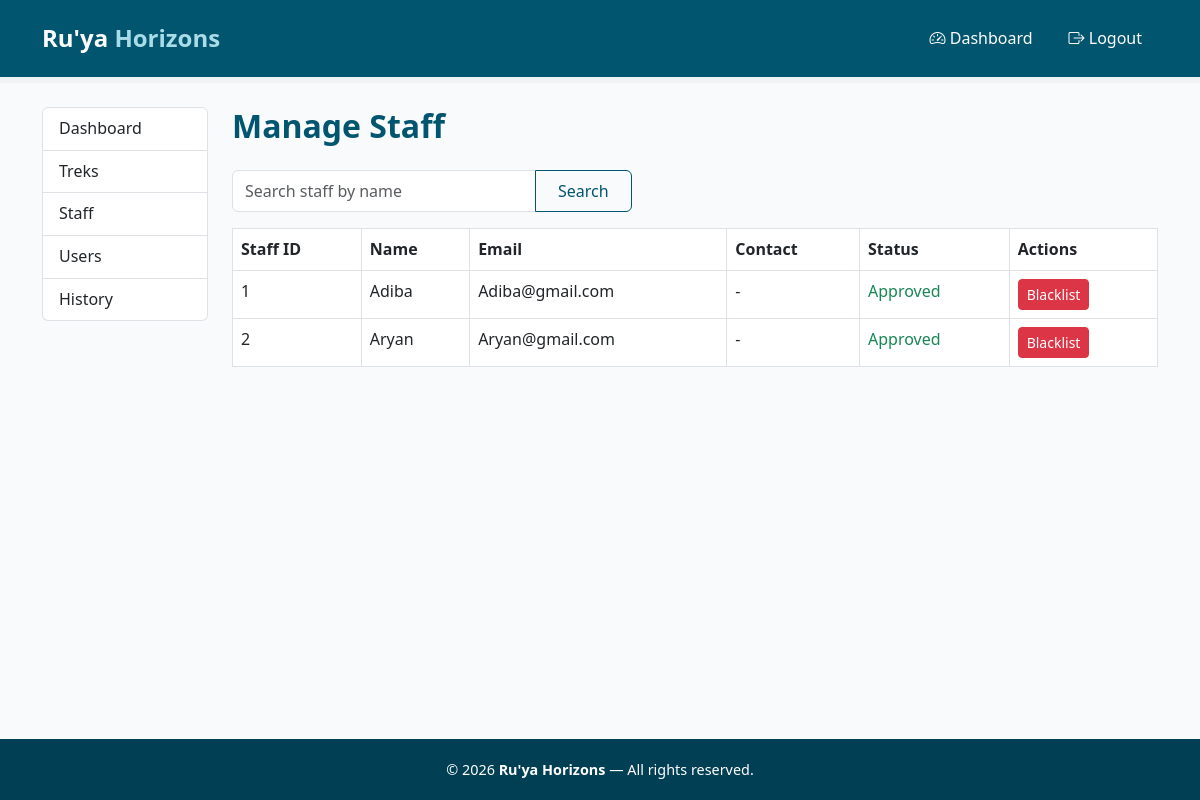
The app's page /admin/staff (signed in) with its own data.
### models.py (models this page shows)
class Staff(db.Model):
    __tablename__ = 'staff'
    id = db.Column(db.Integer, primary_key=True)
    user_id = db.Column(db.Integer, db.ForeignKey('user.id'), nullable=False)
    contact = db.Column(db.String(100), nullable=True)
    status = db.Column(db.String(20), default='pending')  # pending, approved, blacklisted
    user = db.relationship('User', backref='staff_profile')
    treks = db.relationship('Trek', backref='staff', lazy=True)

class User(db.Model, UserMixin):
    __tablename__ = 'user'
    id = db.Column(db.Integer, primary_key=True)
    username = db.Column(db.String(150), unique=True, nullable=False)
    email = db.Column(db.String(150), unique=True, nullable=False)
    password = db.Column(db.String(256), nullable=False)
    role = db.Column(db.String(50), nullable=False, default='trekker')  # 'admin' or 'user' or 'trek_staff'
    is_active = db.Column(db.Boolean, default=True) # active or inactive
    created_at = db.Column(db.DateTime, default=datetime.utcnow)
    bookings = db.relationship('Booking', backref='user', lazy=True)

### app.py (the view)
@app.route('/admin/staff')
@login_required
def admin_staff():
    if current_user.role != 'admin':
        return "Access denied: Admins only", 403
    search_query = request.args.get('q', '')
    if search_query:
        staff_list = Staff.query.join(User).filter(User.username.ilike(f'%{search_query}%')).all()
    else:
        staff_list = Staff.query.all()
    return render_template('admin_manage_staff.html', staff_list=staff_list, search_query=search_query)

### app.py (called while the page is built)
@login_manager.user_loader
def load_user(user_id):
    return User.query.get(int(user_id))

### templates/admin_manage_staff.html (shortened to what this page needs)
{% extends "base.html" %}
{% block content %}
<div class="container my-4">
    <div class="row">
        {% include "admin_sidebar.html" %}
        <div class="col-md-9 col-lg-10">
            <h2 class="page-heading mb-4">Manage Staff</h2>
            <form method="GET" action="{{ url_for('admin_staff') }}" class="mb-3">
                <div class="input-group" style="max-width: 400px;">
                    <input type="text" name="q" class="form-control" placeholder="Search staff by name"
                        value="{{ search_query or '' }}">
                    <button type="submit" class="btn btn-outline-primary">Search</button>
                </div>
            </form>
            <table class="table table-bordered table-hover">
                <thead>
                    <tr>
                        <th>Staff ID</th>
                        <th>Name</th>
                        <th>Email</th>
                        <th>Contact</th>
                        <th>Status</th>
                        <th>Actions</th>
                    </tr>
                </thead>
                <tbody>
                    {% for staff in staff_list %}
                    <tr>
                        <td>{{ staff.id }}</td>
                        <td>{{ staff.user.username }}</td>
                        <td>{{ staff.user.email }}</td>
                        <td>{{ staff.contact or '-' }}</td>
                        <td>
                            {% if staff.status == 'approved' %}
                            <span class="text-success">Approved</span>
                            {% elif staff.status == 'blacklisted' %}
                            <span class="text-danger">Blacklisted</span>
                            {% else %}
                            <span>Pending</span>
                            {% endif %}
                        </td>
                        <td>
                            {% if staff.status == 'approved' %}
                            <a href="{{ url_for('admin_blacklist_staff', staff_id=staff.id) }}"
                                class="btn btn-sm btn-danger">Blacklist</a>
                            {% else %}
                            <a href="{{ url_for('admin_approve_staff', staff_id=staff.id) }}"
                                class="btn btn-sm btn-success">Approve</a>
                            {% endif %}
                        </td>
                    </tr>
                    {% else %}
                    <tr>
                        <td colspan="6" class="text-center text-muted">No staff found.</td>
                    </tr>
                    {% endfor %}
                </tbody>
            </table>
        </div>
    </div>
</div>
{% endblock %}

### static/style.css (style rules this page uses)
* { margin: 0; padding: 0; box-sizing: border-box; }
body { font-family: 'Segoe UI', Tahoma, Geneva, Verdana, sans-serif; color: #02556f; background-color: #f8fafb; line-height: 1.6; }
a { text-decoration: none; color: #02556f; }
.btn-outline-primary { border: 1px solid #02556f; color: #02556f; font-weight: 500; padding: 0.5rem 1.4rem; border-radius: 6px; }
.page-heading { color: #02556f; font-weight: 700; }

### records on screen
Staff: id "1", user.username "Adiba", user.email "Adiba@gmail.com", contact "-", status "Approved"
Staff: id "2", user.username "Aryan", user.email "Aryan@gmail.com", contact "-", status "Approved"
